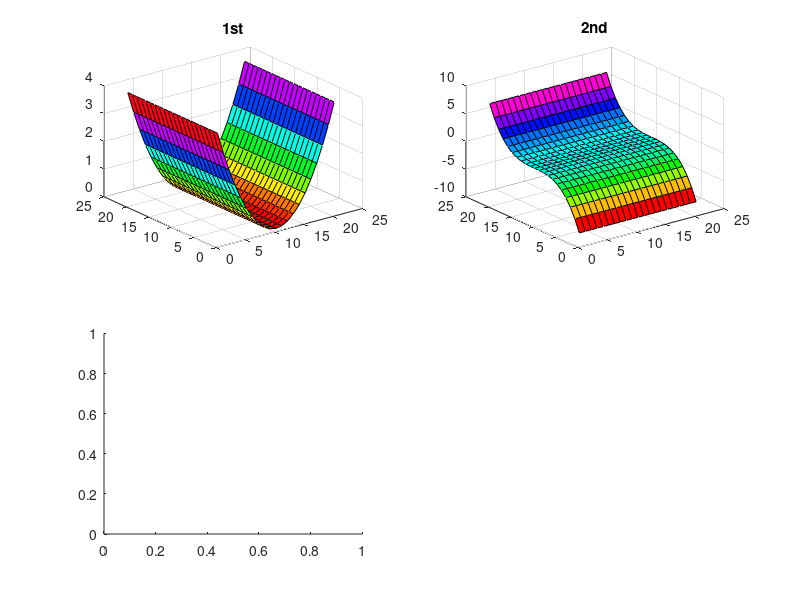

The MATLAB source for this figure: (Note: this script raises an error after producing the figure.)
%三维曲面图
[X,Y] = meshgrid(-2:0.2:2);
Z = X.*exp(-X.^2-Y.^2);%.*表示数乘
surf(X,Y,Z)
colormap hsv
colorbar
%子图
theta = 0:0.01:2 * pi;
radi = abs(sin(2*theta).*cos(2*theta));
Height = randn(1000,1);
Weight = randn(1000,1);
subplot(2,2,1); surf(X.^2); title('1st');
subplot(2,2,2); surf(Y.^3); title('2nd');
subplot(2,2,3); polarplot(theta,radi); title('3rd');
subplot(2,2,4); scatter(Height,Weight); title('4th');